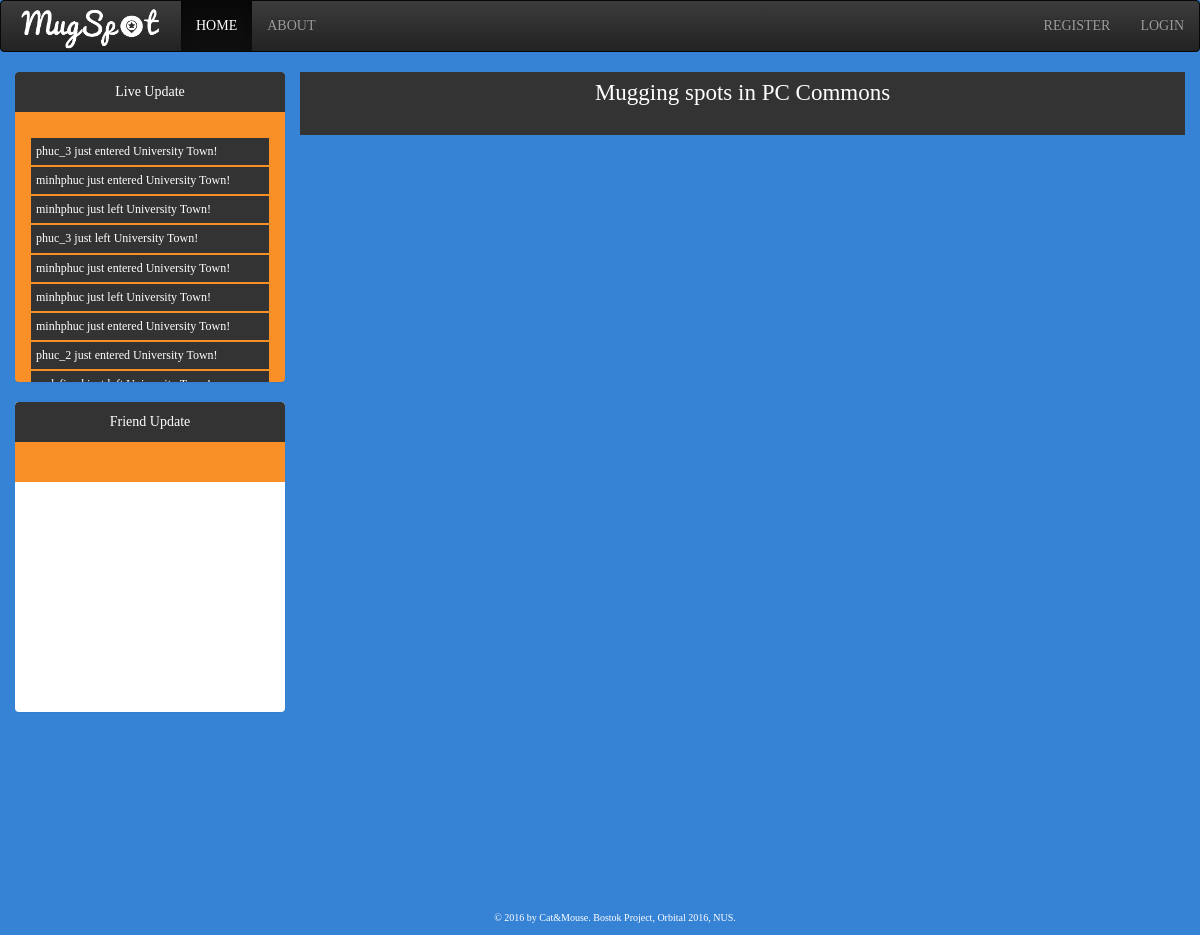
The page /mugspot/2/ on the database its author committed.
### mugspot/models.py (models this page shows)
class LiveUpdate(models.Model):
	username = models.CharField(max_length=200, default="")
	status = models.BooleanField(default=True)
	date_time = models.DateTimeField(default=timezone.now)
	place = models.ForeignKey(MugSpot,
		on_delete=models.CASCADE,
		blank=True,
		null=True,
		)

class MugSpot(models.Model):
	ancestor_spot = models.ForeignKey(
		'self',
		on_delete=models.CASCADE,
		null=True,
		blank=True,
		)
	spot_name = models.CharField(max_length=200)
	capacity = models.IntegerField(default=0)
	occupied = models.IntegerField(default=0)
	detail_lvl = models.IntegerField(default=0)
	lat_lmt_min = models.FloatField(default=0)
	lat_lmt_max = models.FloatField(default=0)
	lng_lmt_min = models.FloatField(default=0)
	lng_lmt_max = models.FloatField(default=0)
	def __str__(self):
		return self.spot_name

### mugspot/views.py (the view, shortened to what this page needs)
# urls.py: url(r'^(?P<place_id>[0-9]+)/$', views.index, name='index'),
def index(request, place_id=0):
	def find_pos(usr):
		place_indicator = True
		user_pos = Position.objects.filter(user=usr)
		if len(user_pos) == 0:
			return "No position object yet"
		user_pos = user_pos[0]
		all_places = MugSpot.objects.all()
		for place in all_places:
			if (place.lat_lmt_min <= user_pos.latitude <= place.lat_lmt_max) and (place.lng_lmt_min <= user_pos.longitude <= place.lng_lmt_max):
				return (place_indicator,place)
			else:
				pass
		place_indicator = False
		return (place_indicator,0)
	ancestor_place = MugSpot.objects.filter(id=place_id)
	user_1 = request.user
	user_indicator = 0 # Used to check if the user is logged in
	if (user_1.is_authenticated()):
		user_indicator = 1
	else:
		user_indicator = 0
	sessions = Session.objects.all().order_by('-expire_date')
	live_update_list = LiveUpdate.objects.all().order_by('date_time')
	"""
	all_curr_users_p = []
	all_curr_users = []
	for session in sessions:
		data = session.get_decoded()
		user_s = User.objects.filter(id=data['_auth_user_id'])[0]
		res_find_pos = find_pos(user_s) #Determine the user's location to be within the mugspots or outside the mugspots
		if res_find_pos == "No position object yet":
			pass
		else:
			user_p = Position.objects.filter(user=user_s)[0]
			all_curr_users_p.append(user_p)
			all_curr_users.append(user_s.username)
			"""
	if (len(ancestor_place)>0):
		list_places = MugSpot.objects.filter(ancestor_spot=ancestor_place[0]).order_by('-spot_name')
		return render(request, 'mugspot/index.html', {
				'list_places':list_places,
				'place':ancestor_place[0].__str__,
				'user_indicator': user_indicator,
				'username': user_1.username,
				'live_update_list': live_update_list,
				'user': user_1,
			})

### mugspot/templates/mugspot/index.html (shortened to what this page needs)
<!DOCTYPE html>
<html lang="en">
	<head>
		<link rel="stylesheet" href="https://maxcdn.bootstrapcdn.com/bootstrap/3.3.6/css/bootstrap-theme.min.css">
		<link rel="stylesheet" href="https://maxcdn.bootstrapcdn.com/bootstrap/3.3.6/css/bootstrap.min.css">
	</head>
	<body>
		{% load staticfiles %}
		<nav class="navbar navbar-inverse">
	  		<div class="container-fluid">
    			<div class="navbar-header">
					<a class="navbar-brand" href="{% url 'mugspot:index' %}"><img src="{% static 'mugspot/logo.png' %}" width="150" height="45" style="position: relative; top:-10px; "  alt="Logo"></a>
				</div>
    			<div class="nav navbar-nav">
      				<li class="active"><a href = "{% url 'mugspot:index' %}">HOME</a></li>
      				<li><a href="{% url 'mugspot:about' %}"> ABOUT </a></li>
    			</div>
    			{% if user_indicator == 1 %}
    			<div class="nav navbar-nav navbar-right">
        			<li> <a href="{% url 'mugspot:user_profile_view' user.id %}"> MY PROFILE &nbsp; <span class="glyphicon glyphicon-menu-hamburger"></span></a> </li>
      			</div>
      			{% else %}
    			<div class="nav navbar-nav navbar-right">
      				<li> <a href="{% url 'mugspot:register' %}"> REGISTER</a> </li>
      				<li> <a href="{% url 'mugspot:login' %}"> LOGIN</a> </li>
      			</div>
      			{% endif %}
  			</div>
		</nav>
		<div class="row">
			<div class="container-fluid">
				<div class = "col-md-3" style="padding:0px;">
					<div class="container-fluid">
						{% if user_indicator == 0 %}
						<div class="panel panel-default" style="height:310px;" >
							<div class="panel-heading"> Live Update </div>
							<div class="panel-body">
								<div id="live_update">
									<ul>
									{% for live_update_element in live_update_list %}
										{% if live_update_element.place == null and live_update_element.status == True %}
										<li>
											{{ live_update_element.username }} just entered a new MugSpot!
										</li>
											{% elif live_update_element.place == null and live_update_element.status != True %}
										<li>
											{{ live_update_element.username }} just left a new MugSpot!
										</li>
											{% elif live_update_element.place != null and live_update_element.status != True %}
										<li>
											{{ live_update_element.username }} just left {{ live_update_element.place.spot_name }}!
										</li>
											{% else %}
										<li>
											{{ live_update_element.username }} just entered {{ live_update_element.place.spot_name }}!
										</li>
											{% endif %}
										{% endfor %}
									</ul>
								</div>
							</div>
						</div>
						<div class="panel panel-default" style ="height:310px;">
							<div class="panel-heading"> Friend Update </div>
							<div class="panel-body">
							</div>
						</div>
						{% endif %}
				   		<div class="bottom-default"> &copy; 2016 by Cat&Mouse. Bostok Project, Orbital 2016, NUS. </div>
					</div>
				</div>
				<div class = "col-md-9" style="padding-left:0px">
					<div style="background-color: #333333; padding-top:5px; padding-bottom:5px;">
						<p style="font-size:23px; text-align: center; "> Mugging spots in {{ place }}</p>
					</div>
					<div>
						<div id="map"></div>
					</div>
				</div>
			</div>
		</div>
	</body>
</html>

### mugspot/templates/mugspot/index.html (style rules this page uses)
#map { height: 800px; }
.panel { text-align: center; border: none; overflow: scroll; }
.panel > .panel-heading { background-image: none; background-color: #333333!important; color: white; border: none; }
.panel > .panel-body { background-image: none; background-color: #F99027; color: white; border: none; overflow-:scroll; }
.bottom-default { position: fixed; bottom: 10px; font-size: 10px; color: white; width: 100%; text-align: center; }
a { color: #4494E8 ; }
body { background-color:#3683D5; width: 100%; height: 100%; font-family: "Palatino Linotype", "Book Antiqua", Palatino, serif; overflow: scroll; color: white; }
ul { list-style:none; }
ul li { float:left; width:120%; padding:5px; margin-left: -40px; margin-right: 40px; text-align: left; font-size:12px; border:1px solid ; border-color: #F99027; background-color: #333333; }

### rows shown on the page
LiveUpdate: username "phuc_3", place.spot_name "University Town"
LiveUpdate: username "minhphuc", place.spot_name "University Town"
LiveUpdate: username "minhphuc", place.spot_name "University Town"
LiveUpdate: username "phuc_3", place.spot_name "University Town"
LiveUpdate: username "minhphuc", place.spot_name "University Town"
LiveUpdate: username "minhphuc", place.spot_name "University Town"
LiveUpdate: username "minhphuc", place.spot_name "University Town"
LiveUpdate: username "phuc_2", place.spot_name "University Town"
MugSpot: spot_name "PC Commons"
